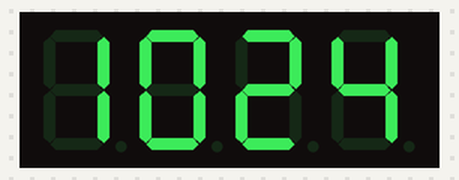
Bench run of a program on a simulated Raspberry Pi (BCM pin numbers). Shown: 4-digit seven-segment display. The clock reads 2024-03-15 10:24:30 at power-on unless the program sets it; what the program prints to the terminal is not drawn.

Above: at 0.1 s.
At 63.3 s:
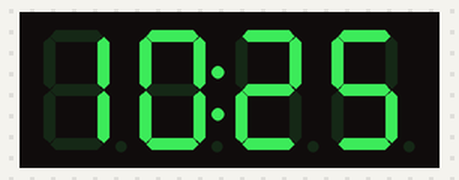
At 128.2 s:
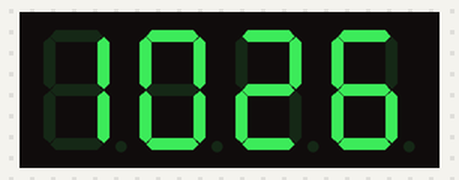

The program:

Adafruit_display.py
```python
#!/usr/bin/python

import time
import datetime

from Adafruit_LED_Backpack import SevenSegment
from Adafruit_LED_Backpack import BicolorMatrix8x8

# ===========================================================================
# Clock Example
# ===========================================================================
segment = SevenSegment.SevenSegment(address=0x70)

# Initialize the display. Must be called once before using the display.
segment.begin()

print("Press CTRL+Z to exit")

# Continually update the time on a 4 char, 7-segment display
while(True):
  now = datetime.datetime.now()
  hour = now.hour
  minute = now.minute
  if 8 <= hour <= 20:

    second = now.second

    segment.clear()

    # Set hours
    segment.set_digit(0, int(hour / 10))     # Tens
    segment.set_digit(1, hour % 10)          # Ones
    # Set minutes
    segment.set_digit(2, int(minute / 10))   # Tens
    segment.set_digit(3, minute % 10)        # Ones
    # Toggle colon
    segment.set_colon(second % 2)              # Toggle colon at 1Hz

    # Write the display buffer to the hardware.  This must be called to
    # update the actual display LEDs.
    segment.write_display()

    # Wait a quarter second (less than 1 second to prevent colon blinking getting$
    time.sleep(0.25)
  else:
    segment.clear()
    segment.set_digit(0, ' ')  # Tens
    segment.set_digit(1, ' ')  # Ones
    # Set minutes
    segment.set_digit(2, ' ')  # Tens
    segment.set_digit(3, ' ')  # Ones
    # update the actual display LEDs.
    segment.write_display()

    # Wait a quarter second (less than 1 second to prevent colon blinking getting$
    time.sleep(2.00)
```
